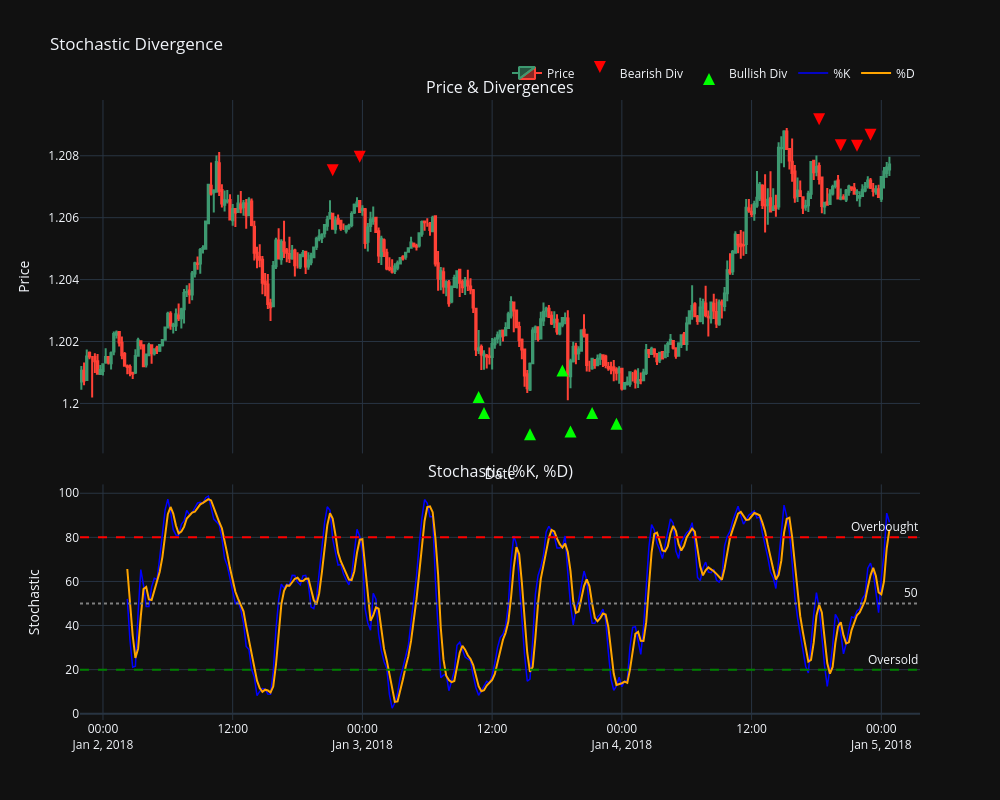

Write notebook code for a chart like this one.
### Code cell
stoch_div = StochDiv(data,
                                 stoch_k_period=14,
                                 stoch_d_period=3,
                                 stoch_slowing=3,
                                 stoch_line='D',      # use %D for divergence
                                 min_price_move=0.0003,
                                 min_stoch_move=2.0)
stoch_div.plot(0,300)

### Figure 1 — Plotly figure (JSON) as saved in the notebook; plotly's stock layout.template omitted (floating-point values rounded to 4 significant figures; data arrays with more than 128 entries replaced by an {"elided": "..."} marker saying what was removed)
{"data": [{"close": {"elided": "300 float values"}, "high": {"elided": "300 float values"}, "low": {"elided": "300 float values"}, "name": "Price", "open": {"elided": "300 float values"}, "type": "candlestick", "x": {"elided": "300 str values"}, "xaxis": "x", "yaxis": "y"}, {"marker": {"color": "red", "size": 12, "symbol": "arrow-down"}, "mode": "markers", "name": "Bearish Div", "type": "scatter", "x": ["2018-01-02T21:15:00", "2018-01-02T23:45:00", "2018-01-04T18:15:00", "2018-01-04T20:15:00", "2018-01-04T21:45:00", "2018-01-04T23:00:00"], "xaxis": "x", "y": [1.207, 1.208, 1.209, 1.208, 1.208, 1.208], "yaxis": "y"}, {"marker": {"color": "lime", "size": 12, "symbol": "arrow-up"}, "mode": "markers", "name": "Bullish Div", "type": "scatter", "x": ["2018-01-03T10:45:00", "2018-01-03T11:15:00", "2018-01-03T15:30:00", "2018-01-03T18:30:00", "2018-01-03T19:15:00", "2018-01-03T21:15:00", "2018-01-03T23:30:00"], "xaxis": "x", "y": [1.2, 1.2, 1.199, 1.201, 1.199, 1.2, 1.2], "yaxis": "y"}, {"line": {"color": "blue", "width": 1.5}, "mode": "lines", "name": "%K", "type": "scatter", "x": {"elided": "300 str values"}, "xaxis": "x2", "y": {"elided": "300 float values"}, "yaxis": "y2"}, {"line": {"color": "orange", "width": 2}, "mode": "lines", "name": "%D", "type": "scatter", "x": {"elided": "300 str values"}, "xaxis": "x2", "y": {"elided": "300 float values"}, "yaxis": "y2"}], "layout": {"annotations": [{"font": {"size": 16}, "showarrow": false, "text": "Price & Divergences", "x": 0.5, "xanchor": "center", "xref": "paper", "y": 1, "yanchor": "bottom", "yref": "paper"}, {"font": {"size": 16}, "showarrow": false, "text": "Stochastic (%K, %D)", "x": 0.5, "xanchor": "center", "xref": "paper", "y": 0.38, "yanchor": "bottom", "yref": "paper"}, {"showarrow": false, "text": "Overbought", "x": 1, "xanchor": "right", "xref": "x2 domain", "y": 80, "yanchor": "bottom", "yref": "y2"}, {"showarrow": false, "text": "Oversold", "x": 1, "xanchor": "right", "xref": "x2 domain", "y": 20, "yanchor": "bottom", "yref": "y2"}, {"showarrow": false, "text": "50", "x": 1, "xanchor": "right", "xref": "x2 domain", "y": 50, "yanchor": "bottom", "yref": "y2"}], "height": 800, "hovermode": "x unified", "legend": {"orientation": "h", "x": 1, "xanchor": "right", "y": 1.02, "yanchor": "bottom"}, "shapes": [{"line": {"color": "red", "dash": "dash"}, "type": "line", "x0": 0, "x1": 1, "xref": "x2 domain", "y0": 80, "y1": 80, "yref": "y2"}, {"line": {"color": "green", "dash": "dash"}, "type": "line", "x0": 0, "x1": 1, "xref": "x2 domain", "y0": 20, "y1": 20, "yref": "y2"}, {"line": {"color": "gray", "dash": "dot"}, "type": "line", "x0": 0, "x1": 1, "xref": "x2 domain", "y0": 50, "y1": 50, "yref": "y2"}], "title": {"text": "Stochastic Divergence"}, "width": 1000, "xaxis": {"anchor": "y", "domain": [0, 1], "matches": "x2", "rangeslider": {"visible": false}, "showticklabels": false, "title": {"text": "Date"}}, "xaxis2": {"anchor": "y2", "domain": [0, 1], "rangeslider": {"visible": false}}, "yaxis": {"anchor": "x", "domain": [0.43, 1], "title": {"text": "Price"}}, "yaxis2": {"anchor": "x2", "domain": [0, 0.38], "title": {"text": "Stochastic"}}}}
